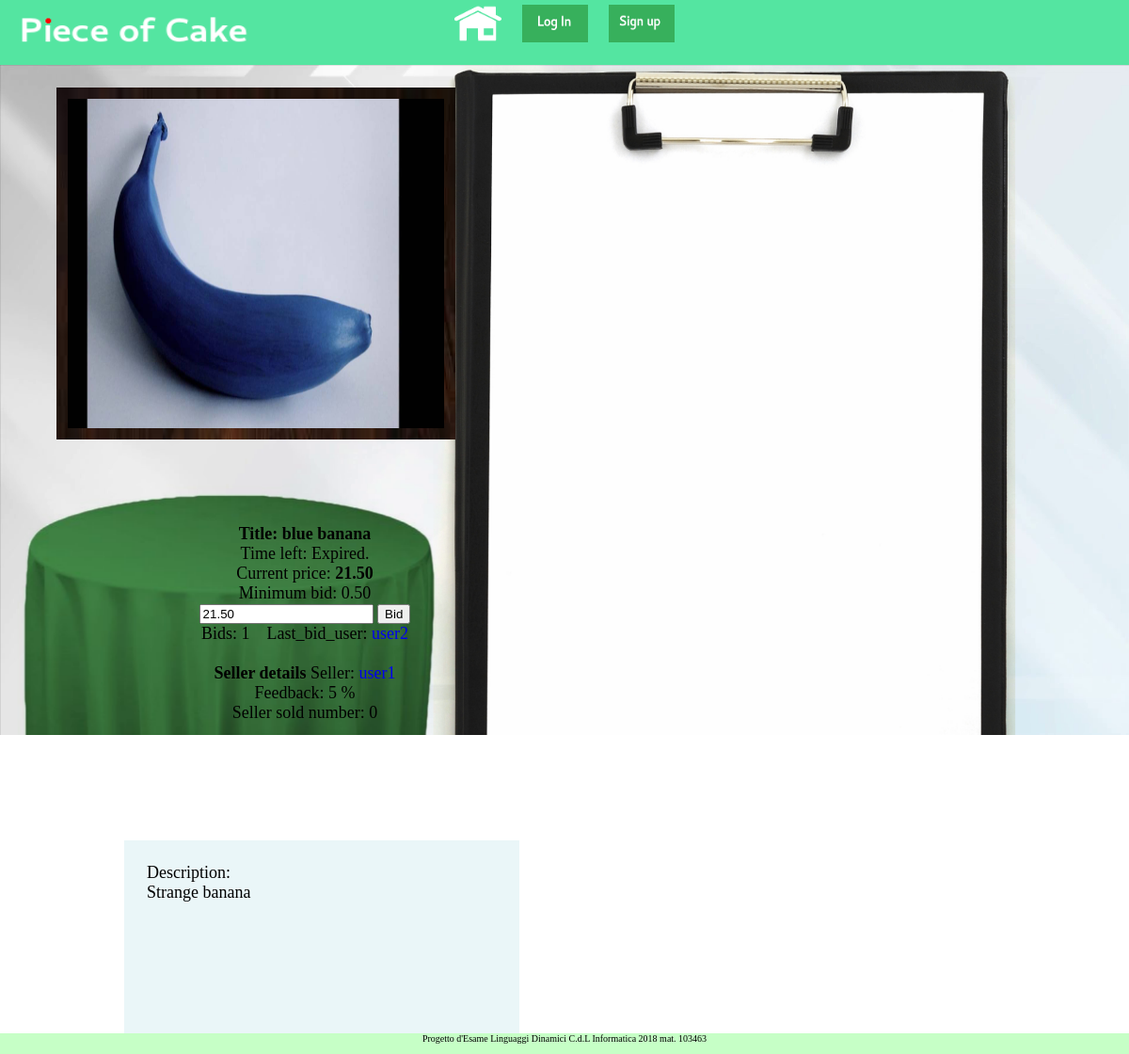
Screenshot of /webauction/auction_detail/11 with the database file from the repository.
### webauction/models.py (models this page shows, shortened)
class Auction(models.Model):
    seller = models.ForeignKey(User, related_name="seller", on_delete=models.CASCADE)
    title = models.CharField(max_length=100)
    image = models.ImageField(upload_to='auction_img/%Y/%m/%d/')
    description = models.CharField(max_length=5000)
    pub_date = models.DateTimeField(auto_now_add=True)
    expire_date = models.DateTimeField(default=datetime.datetime.now)
    premium_date = models.DateTimeField(default=datetime.datetime.now)
    premium_active = models.BooleanField(default=False)
    min_price = models.DecimalField(max_digits=10, default=0, decimal_places=2)
    min_bid = models.DecimalField(max_digits=10, default=MIN_BID(), decimal_places=2)
    bid_count = models.IntegerField(default=0)
    last_bid_user = models.ForeignKey(User, null=True, related_name="last_bid_user", \
            on_delete=models.CASCADE)
    current_price = models.DecimalField(max_digits=10, default=0, decimal_places=2)
    active = models.BooleanField(default=True)
    category = models.CharField(max_length=50, default=('OT','Other'),
                                choices=CATEGORY_CHOICES)

class UserProfile(models.Model):
    def create_user_profile(sender, instance, created, **kwargs):
        if created:
            profile, created = UserProfile.objects.get_or_create(user=instance)
    post_save.connect(create_user_profile, sender=User)
    user = models.OneToOneField(User, on_delete=models.CASCADE)
    feedback = models.IntegerField(default=0)
    votes = models.IntegerField(default=0)
    auction_count = models.SmallIntegerField(default=3)
    premium = models.BooleanField(default=False)
    description = models.CharField(max_length=1000, default='')
    profile_pic = models.ImageField(upload_to='profile_img/',
                    default='profile_img/defaultprofileimage.png')
    sold_auction = models.IntegerField(default=0)

### webauction/views.py (the view, shortened to what this page needs)
# urls.py: url(r'^auction_detail/(?P<product_key>[1-9][0-9]*)', views.detail_auction, name='detail'),
def detail_auction(request, product_key):
    context = {}
    auction = get_object_or_404(Auction, pk=product_key)
    context['auction'] = auction
    context['sellerProfile'] = get_object_or_404(UserProfile, user=auction.seller)
    if auction.active:
        now = timezone.localtime(timezone.now())
        elapsed = auction.expire_date - now
        time_difference = elapsed.total_seconds()
        context['time_diff_seconds'] = time_difference
    return render(request, 'webauction/auction_detail.html', context)

### webauction/templates/webauction/auction_detail.html (shortened to what this page needs)
{% extends "top_bar_base_template.html" %}
{% block body %}
<div id='auction_detail'>
    <div id='left_panel'>
        <img src={{ auction.image.url }} style='height:350px; width:400px;'> <br>
    </div>
    <div id='right_panel'>
        <div id='user_data'>
        <span style='font-weight:bold'> Title: {{ auction.title }} </span><br>
        Time left:
        {% if auction.active %}
            <span class='time_left_span' style='color:blue'></span>
        {% else %}
            Expired.
        {% endif %}
        <br>
        Current price: <span style = 'font-weight:bold'>{{ auction.current_price }} </span><br>
        Minimum bid: {{ auction.min_bid }} <br>
        {% if not auction.premium_active %}
        <form method=POST>
            <input type="number" name="bid_value" step={{ auction.min_bid }}
            value={{ auction.current_price }}>
            <input type="submit" name="make_bid"
            value="Bid">
        </form>
        {% endif %}
        Bids: {{ auction.bid_count }} &nbsp&nbsp
        Last_bid_user:
        {% if auction.last_bid_user != None %}
        <a href='{% url 'webauction:profile' searched_username=auction.last_bid_user.username %}'>
            {{ auction.last_bid_user }} </a> <br>
        {% else %}
            None <br>
        {% endif %}
        <br>
        <span style='font-weight:bold'> Seller details </span>
        Seller:
        <a href='{% url 'webauction:profile' searched_username=auction.seller.username %}'>
            {{ auction.seller.username }} </a> <br>
        Feedback: {{ sellerProfile.feedback }} % <br>
        Seller sold number: {{ sellerProfile.sold_auction }} <br>
        </div>
        <div id='description'>
        Description: <br>
        {{ auction.description}} <br>
        </div>
    </div>
</div>
{% endblock %}

### rows the page displays
Auction: image (picture), title "blue banana", current_price "21.50", min_bid "0.50", bid_value "21.50", bid_count "1", last_bid_user "user2", seller.username "user1", description "Strange banana"
UserProfile: feedback "5", sold_auction "0"
